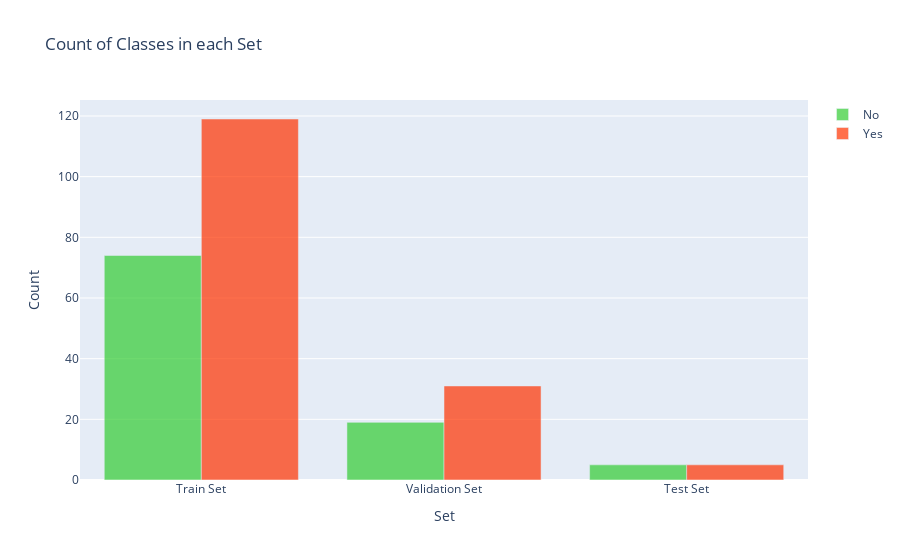

Notebook cell for this chart:
### Markdown cell above
Let's take a look at the distribution of classes among sets:

### Code cell
y = dict()
y[0] = []
y[1] = []

# Loop through sets (y_train, y_val, y_test)
for set_name in (y_train, y_val, y_test):
    # Append count of class 0 in each set
    y[0].append(np.sum(set_name == 0))
    # Append count of class 1 in each set
    y[1].append(np.sum(set_name == 1))

# Create Bar trace for class 0
trace0 = go.Bar(
    x=['Train Set', 'Validation Set', 'Test Set'],
    y=y[0],
    name='No',
    marker=dict(color='#33cc33'),
    opacity=0.7)

# Create Bar trace for class 1
trace1 = go.Bar(
    x=['Train Set', 'Validation Set', 'Test Set'],
    y=y[1],
    name='Yes',
    marker=dict(color='#ff3300'),
    opacity=0.7)

data = [trace0, trace1]
layout = go.Layout(
    title='Count of Classes in each Set',
    xaxis={'title': 'Set'},
    yaxis={'title': 'Count'})

fig = go.Figure(data, layout)
iplot(fig)

### Figure 1 — Plotly figure (JSON) as saved in the notebook; plotly's stock layout.template omitted (floating-point values rounded to 4 significant figures)
{"data": [{"marker": {"color": "#33cc33"}, "name": "No", "opacity": 0.7, "type": "bar", "x": ["Train Set", "Validation Set", "Test Set"], "y": [74, 19, 5]}, {"marker": {"color": "#ff3300"}, "name": "Yes", "opacity": 0.7, "type": "bar", "x": ["Train Set", "Validation Set", "Test Set"], "y": [119, 31, 5]}], "layout": {"title": {"text": "Count of Classes in each Set"}, "xaxis": {"title": {"text": "Set"}}, "yaxis": {"title": {"text": "Count"}}}}
